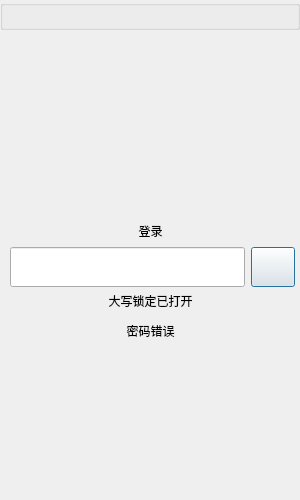
<?xml version="1.0" encoding="UTF-8"?>
<ui version="4.0">
 <class>LogIn</class>
 <widget class="QDialog" name="LogIn">
  <property name="geometry">
   <rect>
    <x>0</x>
    <y>0</y>
    <width>300</width>
    <height>500</height>
   </rect>
  </property>
  <property name="windowTitle">
   <string>Dialog</string>
  </property>
  <widget class="TitleBar" name="titleBar">
   <property name="geometry">
    <rect>
     <x>0</x>
     <y>0</y>
     <width>300</width>
     <height>30</height>
    </rect>
   </property>
   <property name="title">
    <string/>
   </property>
  </widget>
  <widget class="QLabel" name="backgroundLabel">
   <property name="geometry">
    <rect>
     <x>0</x>
     <y>30</y>
     <width>300</width>
     <height>150</height>
    </rect>
   </property>
   <property name="text">
    <string/>
   </property>
  </widget>
  <widget class="QLabel" name="label">
   <property name="geometry">
    <rect>
     <x>100</x>
     <y>220</y>
     <width>101</width>
     <height>21</height>
    </rect>
   </property>
   <property name="text">
    <string>登录</string>
   </property>
   <property name="alignment">
    <set>Qt::AlignCenter</set>
   </property>
  </widget>
  <widget class="QLineEdit" name="lineEdit">
   <property name="geometry">
    <rect>
     <x>10</x>
     <y>247</y>
     <width>235</width>
     <height>40</height>
    </rect>
   </property>
  </widget>
  <widget class="QPushButton" name="logInB">
   <property name="geometry">
    <rect>
     <x>251</x>
     <y>247</y>
     <width>44</width>
     <height>40</height>
    </rect>
   </property>
   <property name="text">
    <string/>
   </property>
  </widget>
  <widget class="QLabel" name="warnL">
   <property name="geometry">
    <rect>
     <x>100</x>
     <y>320</y>
     <width>101</width>
     <height>21</height>
    </rect>
   </property>
   <property name="text">
    <string>密码错误</string>
   </property>
   <property name="alignment">
    <set>Qt::AlignCenter</set>
   </property>
  </widget>
  <widget class="QLabel" name="capsLockHintL">
   <property name="geometry">
    <rect>
     <x>100</x>
     <y>290</y>
     <width>101</width>
     <height>21</height>
    </rect>
   </property>
   <property name="text">
    <string>大写锁定已打开</string>
   </property>
   <property name="alignment">
    <set>Qt::AlignCenter</set>
   </property>
  </widget>
  <widget class="AnimationRefresh" name="refreshAR">
   <property name="geometry">
    <rect>
     <x>253</x>
     <y>247</y>
     <width>40</width>
     <height>40</height>
    </rect>
   </property>
   <property name="title">
    <string/>
   </property>
  </widget>
  <zorder>refreshAR</zorder>
  <zorder>titleBar</zorder>
  <zorder>backgroundLabel</zorder>
  <zorder>label</zorder>
  <zorder>lineEdit</zorder>
  <zorder>logInB</zorder>
  <zorder>warnL</zorder>
  <zorder>capsLockHintL</zorder>
 </widget>
 <customwidgets>
  <customwidget>
   <class>TitleBar</class>
   <extends>QGroupBox</extends>
   <header location="global">src/utils/widget/titlebar.h</header>
   <container>1</container>
  </customwidget>
  <customwidget>
   <class>AnimationRefresh</class>
   <extends>QGroupBox</extends>
   <header location="global">src/utils/animationrefresh.h</header>
   <container>1</container>
  </customwidget>
 </customwidgets>
 <resources/>
 <connections/>
</ui>
